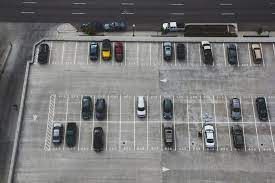
#> input picture CV2/parking_spots/download.jpg, 275 x 183 px, found by its file name
$ python CV_test1.py
#> lines starting #> are read from the running program, lines starting #| are printed output that depends on the picture; after the words box and inside, x2 and y2 are one past the last pixel; in counts of white or black regions, pixels touching at a corner belong together
import cv2 as cv
import numpy as np
from matplotlib import pyplot as plt
import imutils
#from keras.preprocessing import image as pics

#------------------------------------------------------------------------------------------------------``
def find_contours(img):
    contours, hierarchy = cv.findContours(image=img, mode=cv.RETR_TREE, method=cv.CHAIN_APPROX_SIMPLE)

    # draw contours on the original image
    image_copy = img.copy()
    cv.drawContours(image=image_copy, contours=contours, contourIdx=-1, color=(0, 255, 0), thickness=2, lineType=cv.LINE_AA)

    # see the results
    cv.imshow('Contour Approximation', image_copy)
    cv.waitKey(0)
    cv.imwrite('contours_none_image1.jpg', image_copy)
    cv.destroyAllWindows()

def threshold_test():
    image = cv.imread(r'C:\Users\ducke\parking_spots\download.jpg')
    cv.imshow("Original Image", image)

    ret,thresh1 = cv.threshold(image,127,255,cv.THRESH_BINARY)
    ret,thresh2 = cv.threshold(image,127,255,cv.THRESH_BINARY_INV)
    ret,thresh3 = cv.threshold(image,127,255,cv.THRESH_TRUNC)
    ret,thresh4 = cv.threshold(image,127,255,cv.THRESH_TOZERO)
    ret,thresh5 = cv.threshold(image,127,255,cv.THRESH_TOZERO_INV)
    titles = ['Original Image','BINARY','BINARY_INV','TRUNC','TOZERO','TOZERO_INV']
    images = [image, thresh1, thresh2, thresh3, thresh4, thresh5]
    for i in range(6):
        plt.subplot(2,3,i+1),plt.imshow(images[i],'gray',vmin=0,vmax=255)
        plt.title(titles[i])
        plt.xticks([]),plt.yticks([])
    plt.show()

def is_contour_bad(c):
    peri = cv.arcLength(c, True)
    approx = cv.approxPolyDP(c, 0.02 * peri, True)

    return not len(approx) == 4

# Detects potential cars based on how circular it is, returns boolean
def vehicle_detector_contour(contour_length, contour_area):
    return ((contour_length**2)/ contour_area) <= 20 # to roughly circular, like a car, adjust the value as needed

def main():
    image = cv.imread(r'C:\Users\ducke\parking_spots\download.jpg')
#> image is the input picture: shape (183, 275, 3); mean B, G, R 119.4, 118.9, 119.4
    cv.imshow("Original Image", image)

    grey = cv.cvtColor(image, cv.COLOR_BGR2GRAY)
    thresh = cv.adaptiveThreshold(grey, 255, cv.ADAPTIVE_THRESH_MEAN_C,
                                          cv.THRESH_BINARY, 199, 5)
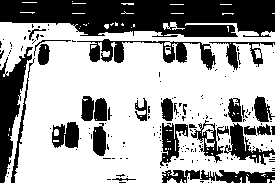
#> thresh: shape (183, 275); 63.8% white; 177 black regions (147 under 20 px)
    t2 = cv.adaptiveThreshold(grey, 255, cv.ADAPTIVE_THRESH_MEAN_C,
                                          cv.THRESH_BINARY, 199, 5)
    cv.imshow('Adaptive Gaussian', thresh)
    cv.imshow('Mean', t2)

    find_contours(thresh)
#> in find_contours, `contours, hierarchy = cv.findContours(image=img, mode=cv.RETR_TREE, me..`: contours = 288 contours, 255 with area under 20; largest, box (x1, y1, x2, y2) and area: (0, 22, 275, 183) 36068, (76, 38, 217, 71) 1608, (159, 122, 189, 167) 734, (51, 121, 80, 149) 628, (190, 122, 225, 164) 626


if __name__ == "__main__":
#> (the run stopped early here; a loop or call above may not have finished)
